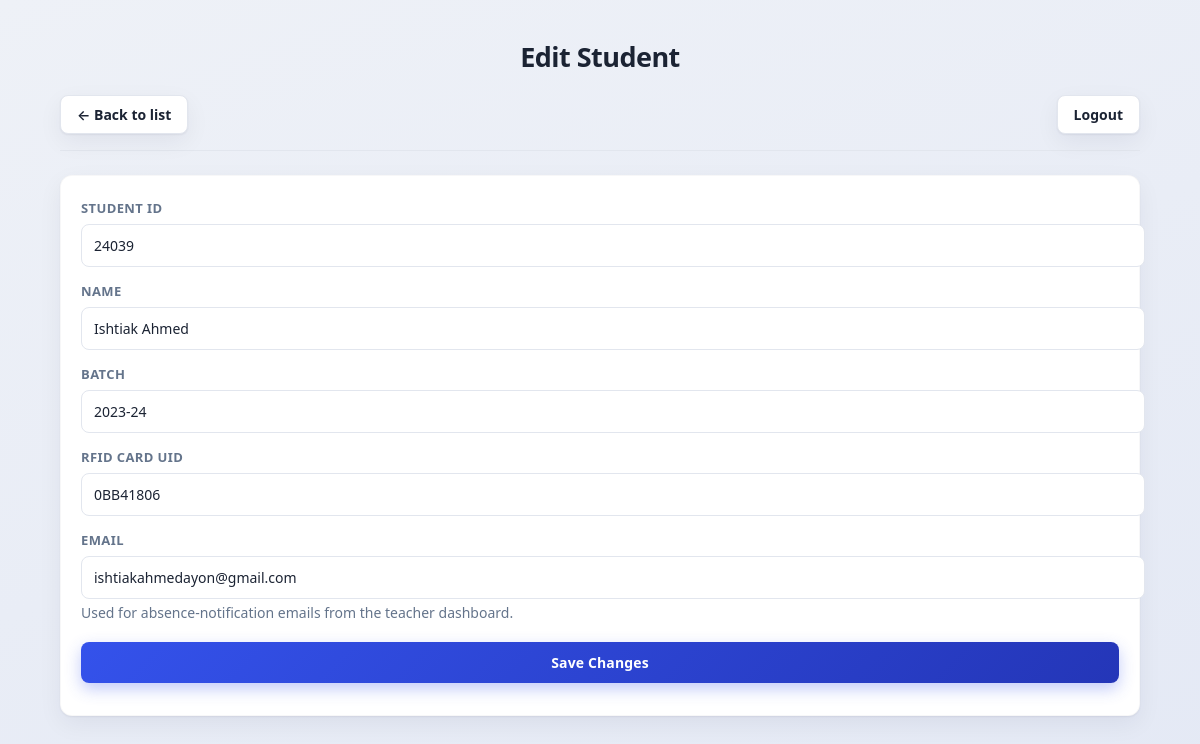
The page /admin/students/24039/edit (signed in) on the database its author committed.
### tables this page shows
CREATE TABLE Students(

student_id TEXT PRIMARY KEY,

name TEXT NOT NULL,

batch INTEGER,

rfid_uid TEXT UNIQUE

, email TEXT);

### admin.py (the view, shortened to what this page needs)
@admin_bp.route("/<entity>/<pk>/edit", methods=["GET", "POST"])
@login_required(role="admin")
def entity_edit(entity, pk):
    if entity not in ENTITY_META:
        return redirect(url_for("admin.dashboard"))
    meta = ENTITY_META[entity]
    conn = get_connection()
    cur = conn.cursor()
    cur.execute(f"SELECT * FROM {meta['table']} WHERE {meta['pk']} = ?", (pk,))
    row = cur.fetchone()
    if row is None:
        conn.close()
        return redirect(url_for("admin.entity_list", entity=entity))
    fields = FIELD_BUILDERS[entity](cur, row)
    conn.close()
    return render_template(
        "admin_entity_form.html",
        entity=entity,
        entity_label=meta["label"],
        is_edit=True,
        fields=fields,
        error=None,
    )

### admin.py (called while the page is built)
def _fields_students(cur, row):
    return [
        {"name": "student_id", "label": "Student ID", "type": "readonly" if row else "text",
         "value": row["student_id"] if row else "", "required": True},
        {"name": "name", "label": "Name", "type": "text",
         "value": row["name"] if row else "", "required": True},
        {"name": "batch", "label": "Batch", "type": "text",
         "value": row["batch"] if row else "", "required": False},
        {"name": "rfid_uid", "label": "RFID Card UID", "type": "text",
         "value": row["rfid_uid"] if row else "", "required": False},
        {"name": "email", "label": "Email", "type": "text",
         "value": row["email"] if row else "", "required": False,
         "hint": "Used for absence-notification emails from the teacher dashboard."},
    ]

### database.py (called while the page is built, shortened)
def _ensure_schema(conn):
    global _SCHEMA_CHECKED
    if _SCHEMA_CHECKED:
        return

def get_connection():
    conn = sqlite3.connect(DATABASE)
    conn.row_factory = sqlite3.Row
    _ensure_schema(conn)
    return conn

### ui.py (called while the page is built)
def login_required(role=None):
    def decorator(view):
        @wraps(view)
        def wrapped(*args, **kwargs):
            user_role = session.get("role")
            if not user_role:
                return redirect(url_for("ui.login"))
            if role and user_role != role:
                home = ROLE_HOME_ROUTE.get(user_role, "ui.login")
                return redirect(url_for(home))
            return view(*args, **kwargs)
        return wrapped
    return decorator

### templates/admin_entity_form.html (shortened to what this page needs)
<!doctype html>
<html lang="en">
<head>
  <link rel="stylesheet" href="{{ url_for('static', filename='styles.css') }}" />
</head>
<body>
  <div class="container">
    <h1 class="page-title">{{ 'Edit' if is_edit else 'Add' }} {{ entity_label }}</h1>
    <div class="top">
      <a class="logout-btn" href="{{ url_for('admin.entity_list', entity=entity) }}">← Back to list</a>
      <a class="logout-btn" href="{{ url_for('ui.logout') }}">Logout</a>
    </div>
    <div class="card">
      <form method="post">
        {% for field in fields %}
        <label>{{ field.label }}</label>
        {% if field.type == 'select' %}
        <select name="{{ field.name }}" {% if field.required %}required{% endif %}>
          {% if not field.required %}<option value="">-- none --</option>{% endif %}
          {% for opt_value, opt_label in field.options %}
          <option value="{{ opt_value }}" {% if (field.value|string) == (opt_value|string) %}selected{% endif %}>{{ opt_label }}</option>
          {% endfor %}
        </select>
        {% elif field.type == 'readonly' %}
        <input type="text" value="{{ field.value }}" disabled />
        {% elif field.type == 'password' %}
        <input type="password" name="{{ field.name }}" {% if field.required %}required{% endif %} />
        {% elif field.type == 'number' %}
        <input type="number" step="any" name="{{ field.name }}" value="{{ field.value if field.value is not none else '' }}" {% if field.required %}required{% endif %} />
        {% else %}
        <input type="text" name="{{ field.name }}" value="{{ field.value if field.value is not none else '' }}" {% if field.required %}required{% endif %} />
        {% endif %}
        {% if field.hint %}<p class="hint" style="margin-top:-8px;">{{ field.hint }}</p>{% endif %}
        {% endfor %}
        <button type="submit">{{ 'Save Changes' if is_edit else 'Create' }}</button>
      </form>
    </div>
  </div>
</body>
</html>

### static/styles.css (style rules this page uses)
:root { --bg: #eef1f7; --bg-gradient: linear-gradient(160deg, #eef1f7 0%, #e4e9f5 100%); --card: #ffffff; --text: #1b2333; --muted: #64748b; --line: #e2e6ee; --primary: #3452eb; --primary-dark: #2436b8; --primary-soft: #eef0fe; --danger: #dc2626; --danger-soft: #fdecec; --good: #15803d; --good-soft: #e3f6e9; --good-strong: #0f9d58; --warn: #4d7c0f; --warn-soft: #eef8e0; --radius: 12px; --shadow: 0 1px 2px rgba(20, 25, 45, 0.06), 0 8px 24px rgba(20, 25, 45, 0.06); }
body { margin: 0; font-family: "Segoe UI", "Inter", system-ui, -apple-system, Arial, sans-serif; background: var(--bg-gradient); color: var(--text); min-height: 100vh; box-sizing: border-box; }
.container { max-width: 1080px; margin: 0 auto; padding: 32px 20px 60px; }
.top { display: flex; justify-content: space-between; align-items: center; margin-bottom: 24px; padding-bottom: 16px; border-bottom: 1px solid var(--line); }
.page-title { text-align: center; font-size: 27px; font-weight: 800; letter-spacing: -0.02em; margin: 6px 0 20px; color: var(--text); }
.logout-btn { display: inline-flex; align-items: center; gap: 6px; padding: 9px 16px; border-radius: 8px; background: var(--card); border: 1px solid var(--line); color: var(--text); font-size: 14px; font-weight: 600; box-shadow: var(--shadow); transition: all 0.15s ease; }
.card { background: var(--card); border-radius: var(--radius); padding: 20px; box-shadow: var(--shadow); border: 1px solid rgba(20, 25, 45, 0.03); }
a { color: var(--primary); text-decoration: none; }
input, select, button { width: 100%; padding: 11px 12px; border: 1px solid var(--line); border-radius: 8px; margin-top: 6px; margin-bottom: 12px; font-size: 14px; font-family: inherit; background: #fff; color: var(--text); }
label { font-size: 13px; font-weight: 600; color: var(--muted); text-transform: uppercase; letter-spacing: 0.03em; }
button { background: linear-gradient(135deg, var(--primary), var(--primary-dark)); color: white; border: 0; cursor: pointer; font-weight: 600; letter-spacing: 0.01em; box-shadow: 0 6px 16px rgba(52, 82, 235, 0.3); transition: transform 0.1s ease, box-shadow 0.15s ease; }
.hint { color: var(--muted); font-size: 14px; }

### rows shown on the page
Students: label "STUDENT ID", value "24039", label "NAME", name "Ishtiak Ahmed", label "BATCH", batch "2023-24", label "RFID CARD UID", rfid_uid "0BB41806", label "EMAIL", email "ishtiakahmedayon@gmail.com", hint "Used for absence-notification emails from the teacher dashboard."

### other values the page prints
{{ 'Edit' if is_edit else 'Add' }} "Edit"
{{ entity_label }} "Student"
{{ 'Save Changes' if is_edit else 'Create' }} "Save Changes"
